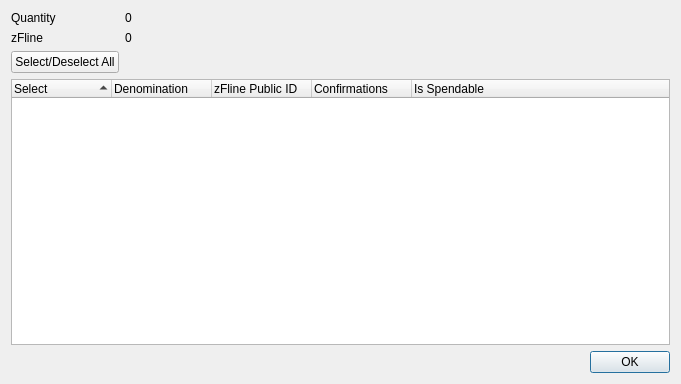
<?xml version="1.0" encoding="UTF-8"?>
<ui version="4.0">
 <class>ZFlineControlDialog</class>
 <widget class="QDialog" name="ZFlineControlDialog">
  <property name="geometry">
   <rect>
    <x>0</x>
    <y>0</y>
    <width>681</width>
    <height>384</height>
   </rect>
  </property>
  <property name="minimumSize">
   <size>
    <width>681</width>
    <height>384</height>
   </size>
  </property>
  <property name="windowTitle">
   <string>Select zFline to Spend</string>
  </property>
  <layout class="QGridLayout" name="gridLayout">
   <item row="0" column="0">
    <layout class="QFormLayout" name="formLayout">
     <property name="sizeConstraint">
      <enum>QLayout::SetDefaultConstraint</enum>
     </property>
     <item row="0" column="0">
      <widget class="QLabel" name="labelQuantity">
       <property name="text">
        <string>Quantity</string>
       </property>
      </widget>
     </item>
     <item row="0" column="1">
      <widget class="QLabel" name="labelQuantity_int">
       <property name="text">
        <string>0</string>
       </property>
      </widget>
     </item>
     <item row="1" column="0">
      <widget class="QLabel" name="labelZFline">
       <property name="text">
        <string>zFline</string>
       </property>
      </widget>
     </item>
     <item row="1" column="1">
      <widget class="QLabel" name="labelZFline_int">
       <property name="text">
        <string>0</string>
       </property>
      </widget>
     </item>
     <item row="2" column="0">
      <widget class="QPushButton" name="pushButtonAll">
       <property name="text">
        <string>Select/Deselect All</string>
       </property>
      </widget>
     </item>
    </layout>
   </item>
   <item row="1" column="0">
    <layout class="QVBoxLayout" name="verticalLayout">
     <item>
      <widget class="QTreeWidget" name="treeWidget">
       <property name="minimumSize">
        <size>
         <width>0</width>
         <height>250</height>
        </size>
       </property>
       <property name="alternatingRowColors">
        <bool>true</bool>
       </property>
       <property name="sortingEnabled">
        <bool>true</bool>
       </property>
       <property name="columnCount">
        <number>5</number>
       </property>
       <attribute name="headerDefaultSectionSize">
        <number>100</number>
       </attribute>
       <column>
        <property name="text">
         <string notr="true">Select</string>
        </property>
       </column>
       <column>
        <property name="text">
         <string notr="true">Denomination</string>
        </property>
       </column>
       <column>
        <property name="text">
         <string notr="true">zFline Public ID</string>
        </property>
       </column>
       <column>
        <property name="text">
         <string notr="true">Confirmations</string>
        </property>
       </column>
       <column>
        <property name="text">
         <string>Is Spendable</string>
        </property>
       </column>
      </widget>
     </item>
     <item>
      <widget class="QDialogButtonBox" name="buttonBox">
       <property name="orientation">
        <enum>Qt::Horizontal</enum>
       </property>
       <property name="standardButtons">
        <set>QDialogButtonBox::Ok</set>
       </property>
      </widget>
     </item>
    </layout>
   </item>
  </layout>
 </widget>
 <resources/>
 <connections>
  <connection>
   <sender>buttonBox</sender>
   <signal>accepted()</signal>
   <receiver>ZFlineControlDialog</receiver>
   <slot>accept()</slot>
   <hints>
    <hint type="sourcelabel">
     <x>248</x>
     <y>254</y>
    </hint>
    <hint type="destinationlabel">
     <x>157</x>
     <y>274</y>
    </hint>
   </hints>
  </connection>
  <connection>
   <sender>buttonBox</sender>
   <signal>rejected()</signal>
   <receiver>ZFlineControlDialog</receiver>
   <slot>reject()</slot>
   <hints>
    <hint type="sourcelabel">
     <x>316</x>
     <y>260</y>
    </hint>
    <hint type="destinationlabel">
     <x>286</x>
     <y>274</y>
    </hint>
   </hints>
  </connection>
 </connections>
</ui>
